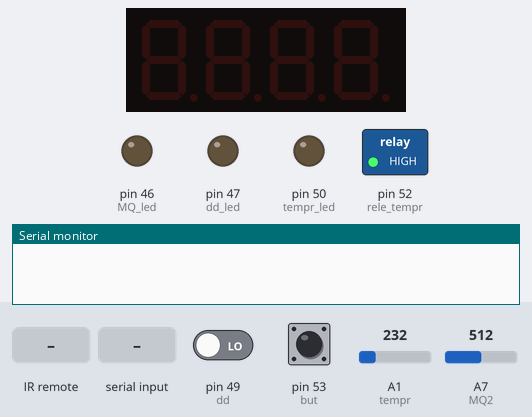
Bench run of a sketch on a simulated Arduino Mega 2560, built with avr-gcc and run on an emulated ATmega2560. Parts: 4-digit seven-segment display, switched loads named in the sketch (green lamp = pin HIGH), output pins drawn as LEDs (lit = HIGH), the last lines printed to the serial monitor. The test bench sets the inputs (shaded band); at power-on: A1 (tempr) = 232, pin 49 (dd) LOW, pin 53 (but) LOW, A7 (MQ2) = 512. Pins used as bus, display or sensor lines are not drawn.

Above: at 1.2 s.
1.3 s: infrared code 0x237807F received
At 2.5 s:
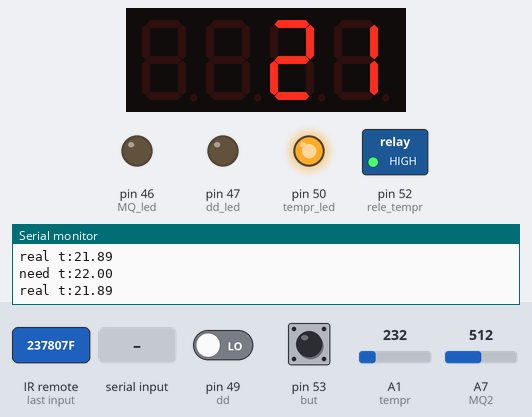
2.8 s: A1 (tempr) set to 248
At 3.7 s:
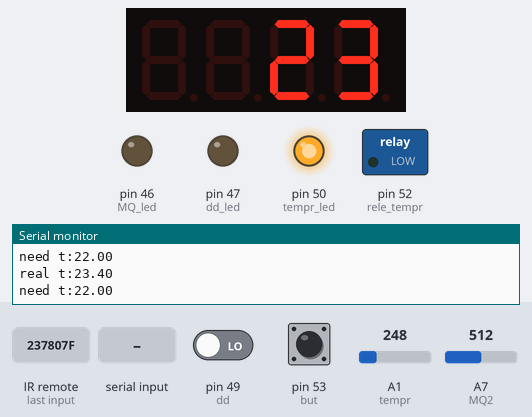
4.3 s: "A" received over the second serial link
At 5.5 s:
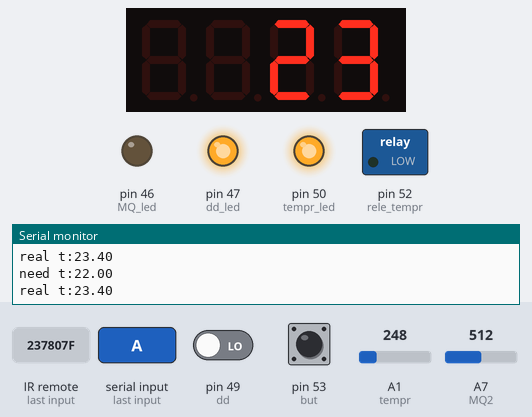
5.8 s: A1 (tempr) set to 201
At 6.2 s:
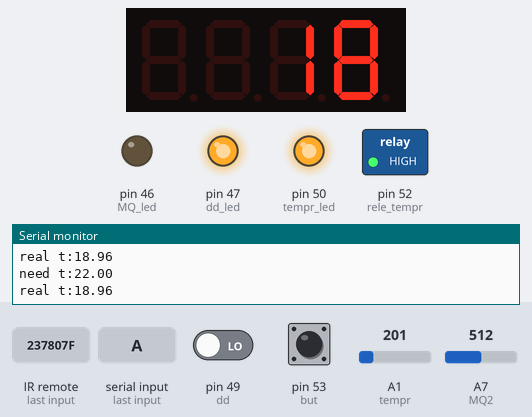
7.3 s: infrared code 0x237A05F received
At 8.3 s:
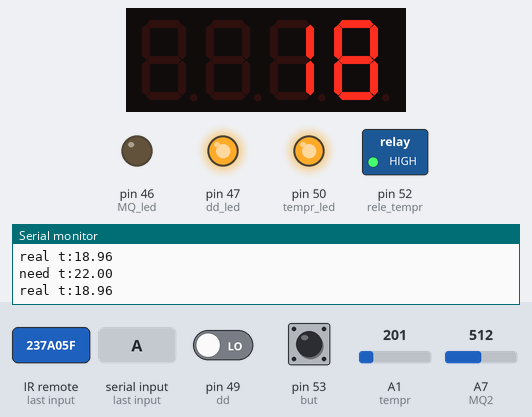
8.8 s: "0" received over the second serial link
At 9.5 s:
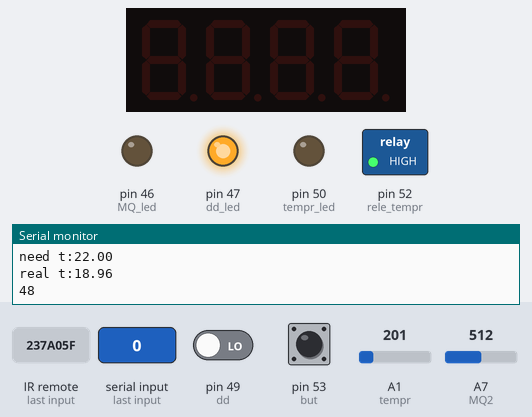
Timing chart, 0 to 11.3 s (numbered marks = the images above; inputs shaded):
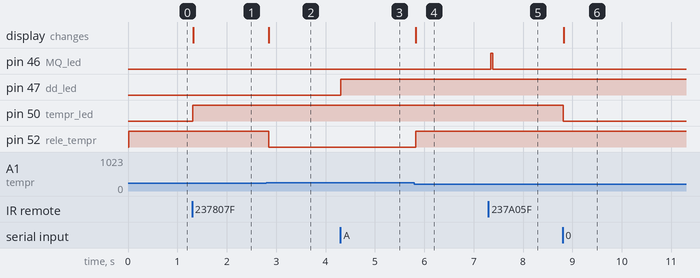

The sketch:

Smart_home.ino.ino
```cpp
#include <TM1637.h>
#include <IRremote.h>
const int but=53;
const int rele_tempr  =52;
const int tempr = A1;
const int pm  =A0;
const int RECV_PIN = 2;
const int dd  =49;
const int dd_offer = 48;
const int dd_led =47;
const int tempr_led =50;
const int MQ2= A7 ;
const int MQ_led= 46;
const int grow_sensor = 51;
const int grow_rele = 45;
const int grow_led = 44;
TM1637 tm1637(22,24);

IRrecv irrecv(RECV_PIN);
decode_results results;

float real_tempr, need_tempr=22;
boolean is_tempr=false,is_dd=false,is_MQ=false, off=false, is_cond=false, is_grow=false, is_nasos=false, is_grow_work=false, is_tempr_work=false;

void     setup() {
       tm1637.init();// инициализация библиотеки «TM1637.h»
       tm1637.set(5);//установка яркости указанная константа равна 2, значение по умолчанию
       analogReference(INTERNAL1V1);

       pinMode(but,INPUT);
       pinMode(dd_led,OUTPUT);
       irrecv.enableIRIn(); // Start the receiver
       pinMode(dd,INPUT);
       pinMode(grow_sensor,INPUT);
       pinMode(rele_tempr,OUTPUT);
       pinMode(grow_rele,OUTPUT);
       digitalWrite(rele_tempr,HIGH);
       digitalWrite(grow_rele,HIGH);
       pinMode(dd_offer,INPUT);
       pinMode(MQ2, INPUT);
       pinMode(MQ_led,OUTPUT);
       pinMode(tempr_led,OUTPUT);
       Serial1.begin(9600);
       Serial.begin(9600);

}

void     loop() {

  if (Serial1.available() > 0) {

        //Считываем пришедший байт
        byte incomingByte = Serial1.read();
        Serial.print(incomingByte);
        if (incomingByte==48){is_tempr=false;}//0
        else if (incomingByte==49){is_tempr=true;}//1
        else if (incomingByte==97){is_dd=false;digitalWrite(dd_led,LOW); } //a
        else if (incomingByte==65){is_dd=true;digitalWrite(dd_led,HIGH);} //A
        else if (incomingByte==102){is_MQ=false;}
        else if (incomingByte==70){is_MQ=true;}
        else if (incomingByte==53){is_grow=false;}
        else if (incomingByte==52){is_grow=true;}
        else if (incomingByte==50){is_cond=true;digitalWrite(rele_tempr,LOW);}
        else if (incomingByte==51){is_cond=false;digitalWrite(rele_tempr,HIGH);}
        else if (incomingByte==55){is_nasos=false;}
        else if (incomingByte==54){is_nasos=true;}
  }

  if (irrecv.decode(&results)) {
    switch ( results.value ) {
    case 0x237807F:
       if(is_tempr==false){is_tempr=true;Serial1.print(1);}
       else {is_tempr=false;Serial1.print(0);}
       break;
    case 0x23720DF:
      if(is_dd==false){is_dd=true;Serial1.print("A");}
       else {is_dd=false;Serial1.print("a");}
       break;
    case 0x23702FD:
      if (is_tempr==false)
      {if(is_cond==false)
      {
        digitalWrite(rele_tempr,LOW);is_cond=true;Serial1.print(2);
        }
        else if(is_cond==true)
        {
          digitalWrite(rele_tempr,HIGH);is_cond=false;Serial1.print(3);
        }
      }
        break;
    case 0x237A05F:
        if(is_MQ==true){is_MQ=false;Serial1.print("f");}else{is_MQ=true;Serial1.print("F");}break;
    case 0x23740BF:
        if(is_grow==true){is_grow=false;Serial1.print(5);}else {is_grow=true;is_nasos=false;Serial1.print(4);}break;
    case 0x23758A7:
        if(is_grow==false){is_nasos=true;Serial1.write(6);} break;

        }


    irrecv.resume(); // Receive the next value
  }


if (is_tempr==true){

    digitalWrite(tempr_led,HIGH);

    while (digitalRead(but)==HIGH)
    {
     need_tempr = analogRead(pm)/70 + 15;
     tm1637.display(2,need_tempr/10);
  tm1637.display(3,(int)need_tempr % 10);
           }
  Serial.print("need t:");
  Serial.println(need_tempr);

  real_tempr = analogRead(tempr)/ 10.6;
  Serial.print("real t:");
  Serial.println(real_tempr);
  tm1637.display(2,real_tempr/10);
  tm1637.display(3,(int)real_tempr % 10);
  if(real_tempr > need_tempr)
  {

    digitalWrite(rele_tempr,LOW);
    }
    else if(real_tempr <= need_tempr){digitalWrite(rele_tempr,HIGH);}


    }else{digitalWrite(tempr_led,LOW);
           tm1637.clearDisplay();
          if (is_cond==false){digitalWrite(rele_tempr,HIGH);}
          }


   if(is_dd==true){
    digitalWrite(dd_led,HIGH);
if (digitalRead(dd)==HIGH)
  {delay(30000);
    if (Serial1.available() > 0)
   {
    byte incomingByte = Serial1.read();
    Serial.print(incomingByte);
    if (incomingByte==51){is_dd=false; digitalWrite(dd_led,LOW); }
    }
    if(digitalRead(dd_offer)==LOW && is_dd==true){
  Serial.print("A");
  is_dd=false;
    }
    else if(digitalRead(dd_offer)==HIGH)
    {
      is_dd=false;
      }

   }
   }else{digitalWrite(dd_led,LOW);}

if(is_MQ==true)
{ digitalWrite(MQ_led,HIGH);
  Serial.print("smoke: ");
  Serial.println(analogRead(MQ2));
  if(analogRead(MQ2)>450 ||(analogRead(tempr)/10.6)>50)
  {Serial.print("F"); is_MQ=false;Serial1.print("f");
    }

  }else{digitalWrite(MQ_led,LOW);}

if(is_nasos==true && is_grow==false)
{ Serial.println("is_nasos");
  digitalWrite(grow_rele,LOW);
delay(10000);
digitalWrite(grow_rele,HIGH);
is_nasos=false;
}else{digitalWrite(grow_rele,HIGH);}

   if(is_grow==true)
{ digitalWrite(grow_led,HIGH);
Serial.print("dry:");
is_grow_work=digitalRead(grow_sensor);
Serial.println(is_grow_work);
  if(is_grow_work==true)
  {digitalWrite(grow_rele,LOW);
  delay(10000);
  digitalWrite(grow_rele,HIGH);
    }else{digitalWrite(grow_rele,HIGH);}

  }else{digitalWrite(grow_led,LOW);}
}
```

Measured:
- the behaviour switches between 233 and 234 on A1 (tempr) (found by bisection; images 1 and 2)
- after the input at 1.3 s, pin 50 (tempr_led): LOW → HIGH at once; the display: changes at once (image 1)
- after the input at 2.8 s, pin 52 (rele_tempr): HIGH → LOW after 0.05 s; the display: changes after 0.05 s (image 2)
- after the input at 4.3 s, pin 47 (dd_led): LOW → HIGH at once
- after the input at 5.8 s, pin 52 (rele_tempr): LOW → HIGH at once; the display: changes at once (image 4)
- after the input at 7.3 s, pin 46 (MQ_led): LOW → HIGH at once, → LOW 0.04 s later
- after the input at 8.8 s, pin 50 (tempr_led): HIGH → LOW at once; the display: changes at once (image 6)
